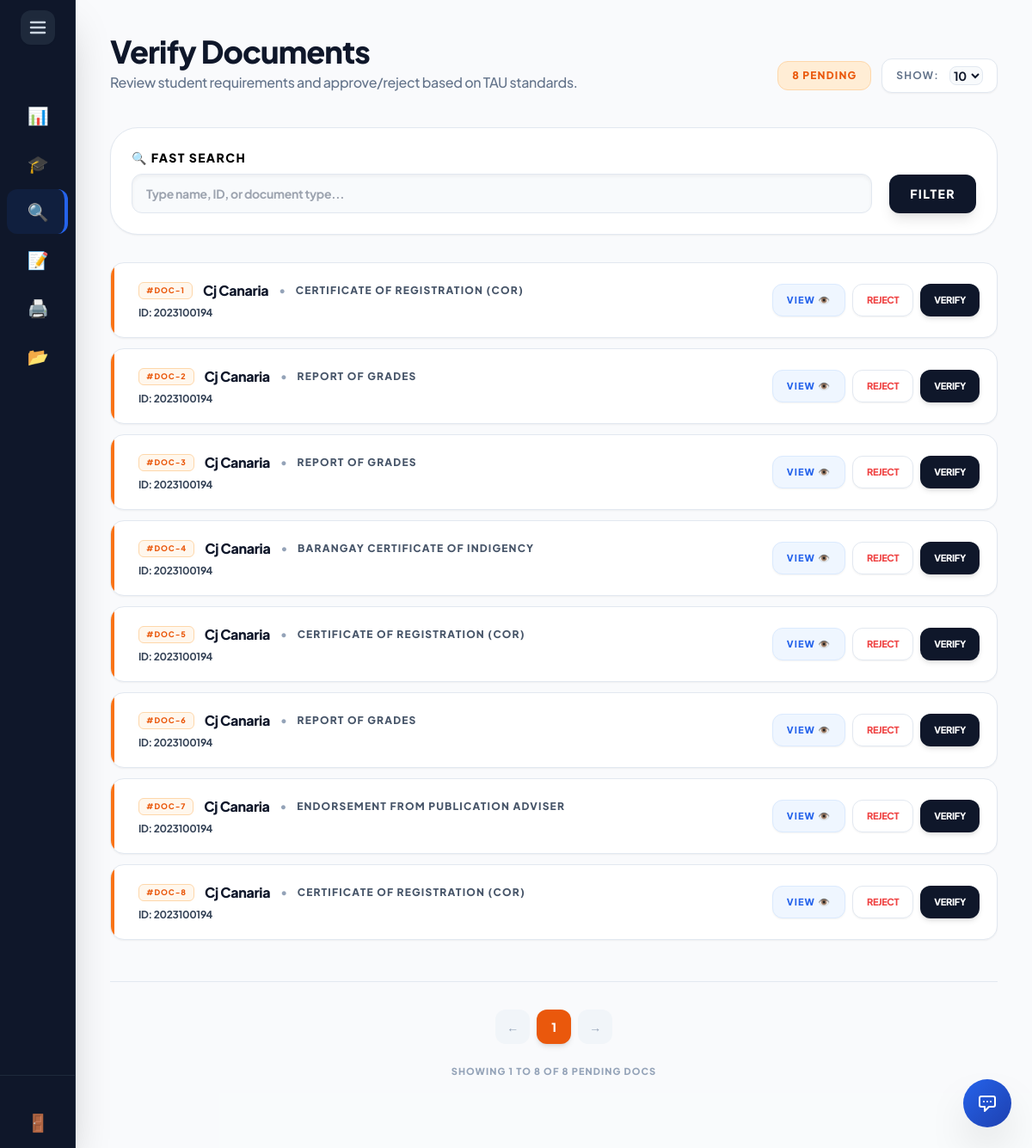
Screenshot of /external_admin/verify.php (signed in) with the database file from the repository.
### tables this page shows
CREATE TABLE `submitted_document` (
  `SubmittedDocID` int(11) NOT NULL AUTO_INCREMENT,
  `ApplicationID` int(11) NOT NULL,
  `RequirementID` int(11) NOT NULL,
  `FilePath` varchar(255) NOT NULL,
  `UploadDate` timestamp NOT NULL DEFAULT current_timestamp(),
  `VerificationStatus` varchar(50) DEFAULT 'Pending',
  PRIMARY KEY (`SubmittedDocID`),
  KEY `ApplicationID` (`ApplicationID`),
  KEY `RequirementID` (`RequirementID`),
  CONSTRAINT `submitted_document_ibfk_1` FOREIGN KEY (`ApplicationID`) REFERENCES `application` (`ApplicationID`) ON DELETE CASCADE,
  CONSTRAINT `submitted_document_ibfk_2` FOREIGN KEY (`RequirementID`) REFERENCES `document_requirement` (`RequirementID`) ON DELETE CASCADE
);

CREATE TABLE `users` (
  `UserID` int(11) NOT NULL AUTO_INCREMENT,
  `Username` varchar(50) NOT NULL,
  `Email` varchar(100) NOT NULL,
  `PasswordHash` varchar(255) NOT NULL,
  `FirstName` varchar(100) NOT NULL,
  `LastName` varchar(100) NOT NULL,
  `Role` enum('Student','Internal_Admin','External_Admin','Super_Admin') DEFAULT 'Student',
  `AccountStatus` varchar(20) DEFAULT 'Active',
  `StudentID_Num` varchar(50) DEFAULT NULL,
  `YearLevel` varchar(50) DEFAULT NULL,
  `GPA` decimal(4,2) DEFAULT NULL,
  `Major` varchar(100) DEFAULT NULL,
  `ProgramID` int(11) DEFAULT NULL,
  `Department` varchar(100) DEFAULT NULL,
  `Organization` varchar(100) DEFAULT NULL,
  `ContactNumber` varchar(20) DEFAULT NULL,
  `DateOfBirth` date DEFAULT NULL,
  `ProfilePicture` varchar(255) DEFAULT NULL,
  `ResetToken` varchar(255) DEFAULT NULL,
  `ResetTokenExpire` datetime DEFAULT NULL,
  `Gender` varchar(20) NOT NULL DEFAULT 'Not Specified',
  PRIMARY KEY (`UserID`),
  UNIQUE KEY `Username` (`Username`),
  UNIQUE KEY `Email` (`Email`)
);

CREATE TABLE `document_requirement` (
  `RequirementID` int(11) NOT NULL AUTO_INCREMENT,
  `ScholarshipID` int(11) NOT NULL,
  `DocumentName` varchar(100) NOT NULL,
  PRIMARY KEY (`RequirementID`),
  KEY `ScholarshipID` (`ScholarshipID`),
  CONSTRAINT `document_requirement_ibfk_1` FOREIGN KEY (`ScholarshipID`) REFERENCES `scholarship` (`ScholarshipID`) ON DELETE CASCADE
);

### external_admin/verify.php (the view, shortened to what this page needs)
<?php
include '../includes/db_connect.php';
include '../includes/header.php';
include '../includes/external_sidebar.php';
$search_query = $_GET['search'] ?? '';
$where_clause = "WHERE sd.VerificationStatus = 'Pending'";
$params = [];
try {
    $stmt = $pdo->prepare("
        SELECT sd.SubmittedDocID AS document_id,
               dr.DocumentName AS document_type,
               sd.VerificationStatus AS verification_status,
               sd.FilePath AS file_path,
               u.FirstName AS first_name,
               u.LastName AS last_name,
               u.StudentID_Num AS student_number
        FROM submitted_document sd
        JOIN document_requirement dr ON sd.RequirementID = dr.RequirementID
        JOIN application a ON sd.ApplicationID = a.ApplicationID
        JOIN users u ON a.UserID = u.UserID
        $where_clause
        ORDER BY sd.SubmittedDocID ASC
    ");
    $stmt->execute($params);
    $pending_docs = $stmt->fetchAll();
} catch (PDOException $e) {
    die("<div class='p-10 text-red-500 font-black'>Database Error: " . $e->getMessage() . "</div>");
}
$highlight_doc_id = $_GET['doc_id'] ?? null;
?>
<main class="flex-1 p-5 lg:p-10 lg:ml-72 bg-slate-50/50 min-h-screen relative transition-all duration-300">
    <header class="mb-8 lg:mb-10 flex flex-col sm:flex-row sm:justify-between sm:items-end gap-4">
        <div>
            <h2 class="text-3xl lg:text-4xl font-black text-slate-900 tracking-tight">Verify Documents</h2>
            <p class="text-slate-500 text-sm lg:text-base font-medium mt-1">Review student requirements and approve/reject based on TAU standards.</p>
        </div>
        <div class="flex items-center gap-3">
            <span class="bg-orange-100 text-orange-600 border border-orange-200 px-4 py-2 rounded-xl text-xs font-black uppercase tracking-widest inline-block shrink-0">
                <?= count($pending_docs) ?> Pending
            </span>
            <div class="flex items-center gap-3 bg-white px-4 py-2 rounded-xl border border-slate-200 shadow-sm shrink-0">
                <span class="text-xs font-bold text-slate-500 uppercase tracking-widest hidden sm:inline">Show:</span>
                <select id="itemsPerPage" onchange="changeItemsPerPage()" class="bg-slate-50 border border-slate-200 text-slate-900 text-sm font-bold rounded-lg focus:ring-orange-500 focus:border-orange-500 outline-none cursor-pointer">
                    <option value="10" selected>10</option>
                </select>
            </div>
        </div>
    </header>
    <div class="bg-white p-6 rounded-[2rem] border border-slate-200 shadow-sm mb-8">
        <form method="GET" class="flex flex-wrap items-end gap-5">
            <div class="flex-1 min-w-[200px]">
                <label class="block text-[14px] font-black text-black uppercase tracking-widest mb-2">🔍 Fast Search</label>
                <input type="search" name="search" value="<?= htmlspecialchars($search_query) ?>" placeholder="Type name, ID, or document type..." autocomplete="off" class="w-full bg-slate-50 border border-slate-200 px-4 py-3 rounded-xl font-bold text-sm text-black outline-none focus:ring-2 focus:ring-orange-500/20 transition-all shadow-inner">
            </div>
            <div class="flex gap-2 w-full sm:w-auto mt-2 sm:mt-0">
                <button type="submit" class="flex-1 sm:flex-none bg-slate-900 text-white px-6 py-3 rounded-xl font-black text-[14px] uppercase tracking-widest hover:bg-orange-600 transition-all shadow-lg active:scale-95">Filter</button>
            </div>
        </form>
    </div>
    <div id="verifyGrid" class="flex flex-col gap-3">
        <?php if(empty($pending_docs)): ?>
            <div class="col-span-full p-10 lg:p-20 bg-white rounded-[2rem] border border-slate-200 text-center shadow-sm">
                <div class="text-4xl mb-4">🎉</div>
                <h3 class="text-lg font-black text-slate-900">All caught up!</h3>
                <p class="text-slate-400 font-medium text-sm mt-1">There are no documents currently awaiting verification.</p>
            </div>
        <?php else: ?>
            <?php foreach($pending_docs as $doc):
                $isHighlight = ($highlight_doc_id == $doc['document_id']) ? 'highlight-card' : '';
            ?>
            <div class="verify-card <?= $isHighlight ?> bg-white rounded-2xl border border-slate-200 shadow-sm hover:shadow-md hover:border-orange-300 transition-all flex flex-col lg:flex-row items-start lg:items-center justify-between p-5 relative overflow-hidden group">
                <div class="absolute top-0 left-0 w-1 h-full bg-orange-500"></div>
                <div class="flex-1 min-w-0 pr-4 lg:pr-8 pl-3 w-full lg:w-auto">
                    <div class="flex items-center gap-3 mb-1.5 flex-wrap">
                        <span class="bg-orange-50 text-orange-600 px-2 py-0.5 rounded-md text-[9px] font-black uppercase tracking-widest border border-orange-200 shrink-0">
                            #DOC-<?= $doc['document_id'] ?>
                        </span>
                        <h4 class="text-base font-black text-slate-900 truncate"><?= htmlspecialchars($doc['first_name'].' '.$doc['last_name']) ?></h4>
                        <span class="text-xs text-slate-400 font-bold hidden md:inline">•</span>
                        <span class="text-xs font-black text-slate-600 uppercase tracking-widest truncate"><?= htmlspecialchars($doc['document_type']) ?></span>
                    </div>
                    <div class="flex items-center gap-2 text-xs font-medium text-slate-500 truncate">
                        <span class="text-slate-700 font-bold">ID: <?= htmlspecialchars($doc['student_number']) ?></span>
                    </div>
                </div>
                <div class="mt-4 lg:mt-0 flex items-center justify-end w-full lg:w-auto shrink-0 gap-2 pl-0 lg:pl-6">
                    <button type="button" onclick="openDocModal('<?= htmlspecialchars($doc['file_path']) ?>', '<?= htmlspecialchars(addslashes($doc['document_type'])) ?>')" class="bg-blue-50 text-blue-600 hover:bg-blue-600 hover:text-white px-4 py-2.5 rounded-xl text-[11px] font-black uppercase tracking-widest transition-all border border-blue-100 shadow-sm whitespace-nowrap active:scale-95">
                        View 👁️
                    </button>
                    <form action="../actions/process_crud.php" method="POST" class="flex gap-2 m-0">
                        <button type="submit" name="status" value="Rejected" onclick="return confirm('Reject this document? The student will need to re-upload.');" class="bg-white text-red-500 hover:bg-red-50 hover:border-red-200 px-4 py-2.5 rounded-xl text-[11px] font-black uppercase border border-slate-200 transition-all shadow-sm active:scale-95 whitespace-nowrap">
                            Reject
                        </button>
                        <button type="submit" name="status" value="Verified" onclick="return confirm('Approve this document as officially verified?');" class="bg-slate-900 text-white hover:bg-green-600 px-4 py-2.5 rounded-xl text-[11px] font-black uppercase transition-all shadow-md active:scale-95 whitespace-nowrap">
                            Verify
                        </button>
                    </form>
                </div>
            </div>
            <?php endforeach; ?>
        <?php endif; ?>
    </div>
    <div class="flex flex-col items-center justify-center mt-12 gap-4 border-t border-slate-200 pt-8 pb-10">
        <div id="paginationControls" class="flex flex-wrap justify-center gap-2"></div>
        <div id="pageInfo" class="text-[11px] font-black text-slate-400 uppercase tracking-widest text-center mt-2">
        </div>
    </div>
</main>
<?php include '../includes/footer.php'; ?>

### includes/header.php (style rules this page uses)
:root { --sidebar-width: 5.5rem; --transition-speed: 0.4s; --transition-curve: cubic-bezier(0.4, 0, 0.2, 1); }
body { font-family: 'Plus Jakarta Sans', sans-serif; letter-spacing: -0.02em; overflow-x: hidden; }
main { margin-left: var(--sidebar-width) !important; transition: margin-left var(--transition-speed) var(--transition-curve); width: calc(100vw - var(--sidebar-width)); }

### rows the page displays
submitted_document: SubmittedDocID "1", users.FirstName+LastName "Cj Canaria", RequirementID.DocumentName "CERTIFICATE OF REGISTRATION (COR)", users.StudentID_Num "2023100194"
submitted_document: SubmittedDocID "2", users.FirstName+LastName "Cj Canaria", RequirementID.DocumentName "REPORT OF GRADES", users.StudentID_Num "2023100194"
submitted_document: SubmittedDocID "3", users.FirstName+LastName "Cj Canaria", RequirementID.DocumentName "REPORT OF GRADES", users.StudentID_Num "2023100194"
submitted_document: SubmittedDocID "4", users.FirstName+LastName "Cj Canaria", RequirementID.DocumentName "BARANGAY CERTIFICATE OF INDIGENCY", users.StudentID_Num "2023100194"
submitted_document: SubmittedDocID "5", users.FirstName+LastName "Cj Canaria", RequirementID.DocumentName "CERTIFICATE OF REGISTRATION (COR)", users.StudentID_Num "2023100194"
submitted_document: SubmittedDocID "6", users.FirstName+LastName "Cj Canaria", RequirementID.DocumentName "REPORT OF GRADES", users.StudentID_Num "2023100194"
submitted_document: SubmittedDocID "7", users.FirstName+LastName "Cj Canaria", RequirementID.DocumentName "ENDORSEMENT FROM PUBLICATION ADVISER", users.StudentID_Num "2023100194"
submitted_document: SubmittedDocID "8", users.FirstName+LastName "Cj Canaria", RequirementID.DocumentName "CERTIFICATE OF REGISTRATION (COR)", users.StudentID_Num "2023100194"

### other values shown
$item[1] "📊"
$item[1] "🎓"
$item[1] "🔍"
$item[1] "📝"
$item[1] "🖨️"
$item[1] "📂"
count($pending_docs) "8"
